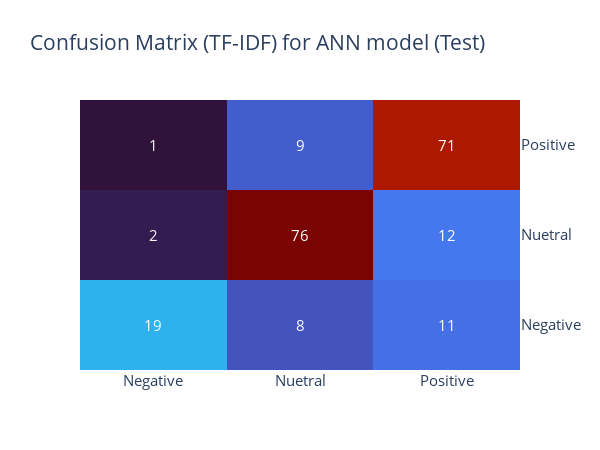

Notebook code cell kept with this figure:
### Code cell
cm = confusion_matrix(y_test_TFIDF, y_pred_TFIDF)

fig = ff.create_annotated_heatmap(cm, x=labels, y=labels, colorscale='Turbo')
fig.update_layout(font=dict(size=15))
fig.update_xaxes(side="bottom")
fig.update_yaxes(side="right")
fig.update_layout(width=600, height=450)
fig.update_layout(title_text="Confusion Matrix (TF-IDF) for ANN model (Test)")

fig.show()

### Figure 1 — Plotly figure (JSON) as saved in the notebook; plotly's stock layout.template omitted (floating-point values rounded to 4 significant figures)
{"data": [{"colorscale": [[0, "#30123b"], [0.07143, "#4145ab"], [0.1429, "#4675ed"], [0.2143, "#39a2fc"], [0.2857, "#1bcfd4"], [0.3571, "#24eca6"], [0.4286, "#61fc6c"], [0.5, "#a4fc3b"], [0.5714, "#d1e834"], [0.6429, "#f3c63a"], [0.7143, "#fe9b2d"], [0.7857, "#f36315"], [0.8571, "#d93806"], [0.9286, "#b11901"], [1, "#7a0402"]], "reversescale": false, "showscale": false, "type": "heatmap", "x": ["Negative", "Nuetral", "Positive"], "y": ["Negative", "Nuetral", "Positive"], "z": [[19, 8, 11], [2, 76, 12], [1, 9, 71]]}], "layout": {"annotations": [{"font": {"color": "#FFFFFF"}, "showarrow": false, "text": "19", "x": "Negative", "xref": "x", "y": "Negative", "yref": "y"}, {"font": {"color": "#FFFFFF"}, "showarrow": false, "text": "8", "x": "Nuetral", "xref": "x", "y": "Negative", "yref": "y"}, {"font": {"color": "#FFFFFF"}, "showarrow": false, "text": "11", "x": "Positive", "xref": "x", "y": "Negative", "yref": "y"}, {"font": {"color": "#FFFFFF"}, "showarrow": false, "text": "2", "x": "Negative", "xref": "x", "y": "Nuetral", "yref": "y"}, {"font": {"color": "#FFFFFF"}, "showarrow": false, "text": "76", "x": "Nuetral", "xref": "x", "y": "Nuetral", "yref": "y"}, {"font": {"color": "#FFFFFF"}, "showarrow": false, "text": "12", "x": "Positive", "xref": "x", "y": "Nuetral", "yref": "y"}, {"font": {"color": "#FFFFFF"}, "showarrow": false, "text": "1", "x": "Negative", "xref": "x", "y": "Positive", "yref": "y"}, {"font": {"color": "#FFFFFF"}, "showarrow": false, "text": "9", "x": "Nuetral", "xref": "x", "y": "Positive", "yref": "y"}, {"font": {"color": "#FFFFFF"}, "showarrow": false, "text": "71", "x": "Positive", "xref": "x", "y": "Positive", "yref": "y"}], "font": {"size": 15}, "height": 450, "title": {"text": "Confusion Matrix (TF-IDF) for ANN model (Test)"}, "width": 600, "xaxis": {"dtick": 1, "gridcolor": "rgb(0, 0, 0)", "side": "bottom", "ticks": ""}, "yaxis": {"dtick": 1, "side": "right", "ticks": "", "ticksuffix": "  "}}}
